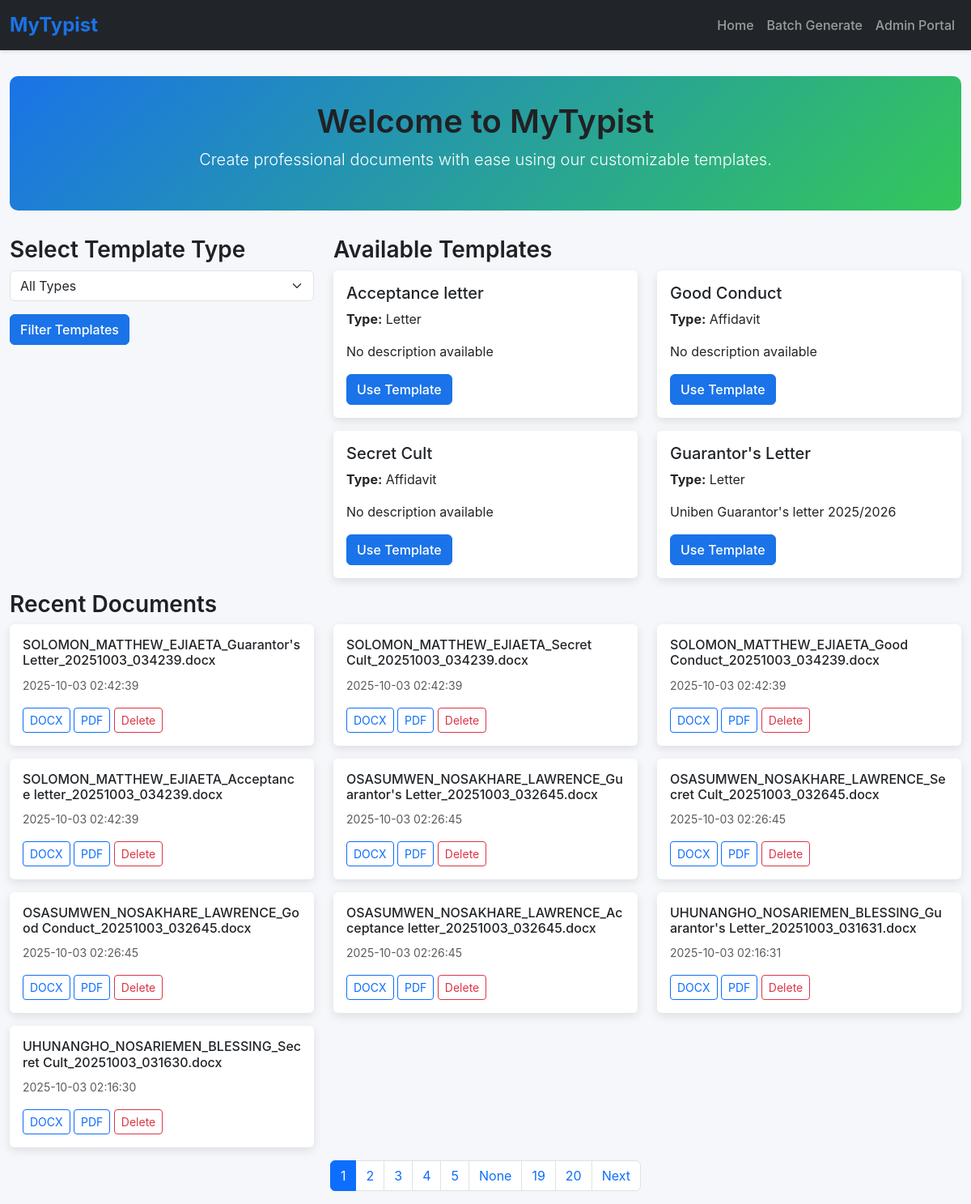
The app's page /, older data.
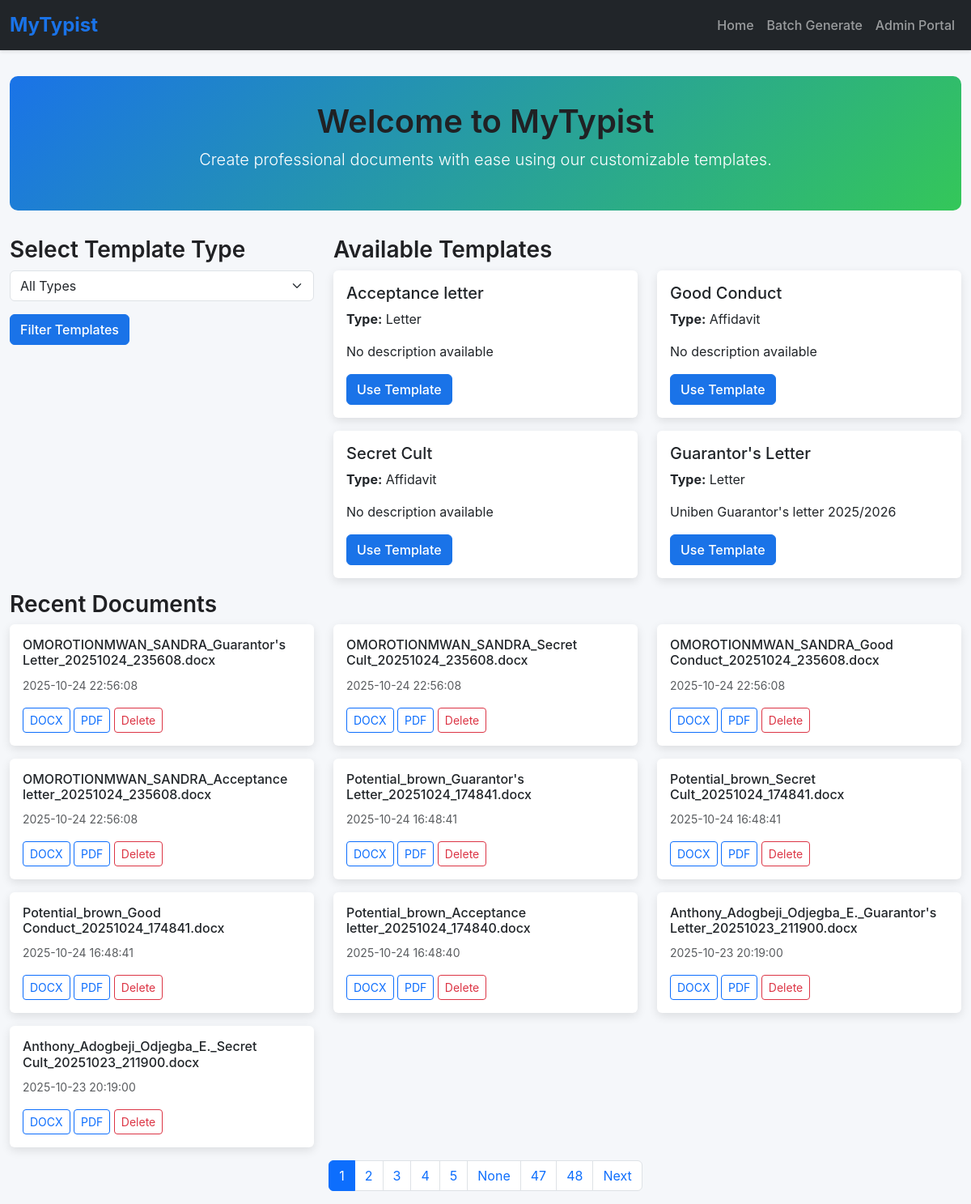
The same page, newer data.
### app.py (models this page shows)
class Template(db.Model):
    __tablename__ = 'template'
    id = db.Column(db.Integer, primary_key=True)
    name = db.Column(db.String(100), nullable=False)
    type = db.Column(db.String(50), nullable=False)
    file_path = db.Column(db.String(200), nullable=False)
    description = db.Column(db.Text)
    font_family = db.Column(db.String(50), default='Times New Roman')
    font_size = db.Column(db.Integer, default=12)
    margin_top = db.Column(db.Float, default=1.0)
    margin_bottom = db.Column(db.Float, default=1.0)
    margin_left = db.Column(db.Float, default=1.0)
    margin_right = db.Column(db.Float, default=1.0)
    default_line_spacing = db.Column(db.Float, default=1.0)
    is_active = db.Column(db.Boolean, default=True)
    created_at = db.Column(db.DateTime, default=lambda: datetime.now(timezone.utc))
    updated_at = db.Column(db.DateTime, default=lambda: datetime.now(timezone.utc),
                          onupdate=lambda: datetime.now(timezone.utc))
    placeholders = db.relationship('Placeholder', back_populates='template',
                                   cascade="all, delete-orphan")
    created_documents = db.relationship('CreatedDocument', back_populates='template',
                                        cascade="all, delete-orphan")

class CreatedDocument(db.Model):
    __tablename__ = 'created_document'
    id = db.Column(db.Integer, primary_key=True)
    template_id = db.Column(db.Integer, db.ForeignKey('template.id'), nullable=False)
    user_name = db.Column(db.String(100), nullable=False)
    user_email = db.Column(db.String(100))
    file_path = db.Column(db.String(200), nullable=False)
    original_filename = db.Column(db.String(200))
    file_size = db.Column(db.Integer)
    created_at = db.Column(db.DateTime, default=lambda: datetime.now(timezone.utc))
    batch_id = db.Column(db.String(50), nullable=True)
    user_inputs = db.Column(db.Text)  # JSON storage of inputs
    template = db.relationship('Template', back_populates='created_documents')

### app.py (the view)
@app.route('/')
@cache.cached(timeout=30)  # Cache for 30 seconds to improve performance
def index():
    page = request.args.get('page', 1, type=int)
    type_filter = request.args.get('type', '')
    query = Template.query.filter_by(is_active=True)
    if type_filter:
        query = query.filter_by(type=type_filter)
    types = cache.get('template_types')
    if types is None:
        types = [t[0] for t in db.session.query(Template.type).distinct().all()]
        cache.set('template_types', types, timeout=300)  # Cache for 5 minutes
    templates = query.with_entities(Template.id, Template.name, Template.type, Template.description).all()
    recent_docs = CreatedDocument.query.order_by(CreatedDocument.created_at.desc()).paginate(
        page=page, per_page=10, error_out=False
    )
    return render_template('index.html', types=types, templates=templates,
                         recent_docs=recent_docs, page=page, total_pages=recent_docs.pages)

### templates/index.html (shortened to what this page needs)
{% extends 'base.html' %}
{% block content %}
<div class="hero text-center">
    <h1>Welcome to MyTypist</h1>
    <p class="lead">Create professional documents with ease using our customizable templates.</p>
</div>
<div class="row">
    <div class="col-md-4 mb-4">
        <h3>Select Template Type</h3>
        <form method="GET" action="{{ url_for('index') }}">
            <div class="mb-3">
                <select name="type" class="form-select">
                    <option value="">All Types</option>
                </select>
            </div>
            <button type="submit" class="btn btn-primary">Filter Templates</button>
        </form>
    </div>
    <div class="col-md-8">
        <h3>Available Templates</h3>
        {% if templates %}
        <div class="row">
            {% for template in templates %}
            <div class="col-md-6 mb-3">
                <div class="card">
                    <div class="card-body">
                        <h5 class="card-title">{{ template.name }}</h5>
                        <p class="card-text"><strong>Type:</strong> {{ template.type }}</p>
                        <p class="card-text">{{ template.description or 'No description available' }}</p>
                        <a href="{{ url_for('create', template_id=template.id) }}" class="btn btn-primary">Use Template</a>
                    </div>
                </div>
            </div>
            {% endfor %}
        </div>
        {% else %}
        <p>No templates available. Please contact the administrator.</p>
        {% endif %}
    </div>
</div>
<h3>Recent Documents</h3>
{% if recent_docs.items %}
<div class="row">
    {% for doc in recent_docs.items %}
    <div class="col-md-4 mb-3">
        <div class="card">
            <div class="card-body">
                <h6 class="card-title">{{ doc.original_filename }}</h6>
                <p class="card-text"><small class="text-muted">{{ doc.created_at.strftime('%Y-%m-%d %H:%M:%S') }}</small></p>
                <a href="{{ url_for('download', document_id=doc.id, format='docx') }}" class="btn btn-sm btn-outline-primary">DOCX</a>
                <a href="{{ url_for('download', document_id=doc.id, format='pdf') }}" class="btn btn-sm btn-outline-primary">PDF</a>
                <a href="{{ url_for('delete_document', document_id=doc.id) }}" class="btn btn-sm btn-outline-danger">Delete</a>
            </div>
        </div>
    </div>
    {% endfor %}
</div>
{% else %}
<p>No recent documents.</p>
{% endif %}
{% if recent_docs.has_prev or recent_docs.has_next %}
<nav aria-label="Page navigation">
    <ul class="pagination justify-content-center">
        {% for p in recent_docs.iter_pages() %}
        <li class="page-item {% if p == recent_docs.page %}active{% endif %}">
            <a class="page-link" href="{{ url_for('index', page=p) }}">{{ p }}</a>
        </li>
        {% endfor %}
        {% if recent_docs.has_next %}
        <li class="page-item"><a class="page-link" href="{{ url_for('index', page=recent_docs.next_num) }}">Next</a></li>
        {% endif %}
    </ul>
</nav>
{% endif %}
{% endblock %}

Row changes from the older to the newer data that the page shows:
no longer on this page (row unchanged): CreatedDocument: original_filename "SOLOMON_MATTHEW_EJIAETA_Guarantor's Letter_20251003_034239.docx", created_at "2025-10-03 02:42:39"
no longer on this page (row unchanged): CreatedDocument: original_filename "SOLOMON_MATTHEW_EJIAETA_Secret Cult_20251003_034239.docx", created_at "2025-10-03 02:42:39"
no longer on this page (row unchanged): CreatedDocument: original_filename "SOLOMON_MATTHEW_EJIAETA_Good Conduct_20251003_034239.docx", created_at "2025-10-03 02:42:39"
no longer on this page (row unchanged): CreatedDocument: original_filename "SOLOMON_MATTHEW_EJIAETA_Acceptance letter_20251003_034239.docx", created_at "2025-10-03 02:42:39"
no longer on this page (row unchanged): CreatedDocument: original_filename "OSASUMWEN_NOSAKHARE_LAWRENCE_Guarantor's Letter_20251003_032645.docx", created_at "2025-10-03 02:26:45"
no longer on this page (row unchanged): CreatedDocument: original_filename "OSASUMWEN_NOSAKHARE_LAWRENCE_Secret Cult_20251003_032645.docx", created_at "2025-10-03 02:26:45"
no longer on this page (row unchanged): CreatedDocument: original_filename "OSASUMWEN_NOSAKHARE_LAWRENCE_Good Conduct_20251003_032645.docx", created_at "2025-10-03 02:26:45"
no longer on this page (row unchanged): CreatedDocument: original_filename "OSASUMWEN_NOSAKHARE_LAWRENCE_Acceptance letter_20251003_032645.docx", created_at "2025-10-03 02:26:45"
no longer on this page (row unchanged): CreatedDocument: original_filename "UHUNANGHO_NOSARIEMEN_BLESSING_Guarantor's Letter_20251003_031631.docx", created_at "2025-10-03 02:16:31"
no longer on this page (row unchanged): CreatedDocument: original_filename "UHUNANGHO_NOSARIEMEN_BLESSING_Secret Cult_20251003_031630.docx", created_at "2025-10-03 02:16:30"
added CreatedDocument: original_filename "OMOROTIONMWAN_SANDRA_Guarantor's Letter_20251024_235608.docx", created_at "2025-10-24 22:56:08"
added CreatedDocument: original_filename "OMOROTIONMWAN_SANDRA_Secret Cult_20251024_235608.docx", created_at "2025-10-24 22:56:08"
added CreatedDocument: original_filename "OMOROTIONMWAN_SANDRA_Good Conduct_20251024_235608.docx", created_at "2025-10-24 22:56:08"
added CreatedDocument: original_filename "OMOROTIONMWAN_SANDRA_Acceptance letter_20251024_235608.docx", created_at "2025-10-24 22:56:08"
added CreatedDocument: original_filename "Potential_brown_Guarantor's Letter_20251024_174841.docx", created_at "2025-10-24 16:48:41"
added CreatedDocument: original_filename "Potential_brown_Secret Cult_20251024_174841.docx", created_at "2025-10-24 16:48:41"
added CreatedDocument: original_filename "Potential_brown_Good Conduct_20251024_174841.docx", created_at "2025-10-24 16:48:41"
added CreatedDocument: original_filename "Potential_brown_Acceptance letter_20251024_174840.docx", created_at "2025-10-24 16:48:40"
added CreatedDocument: original_filename "Anthony_Adogbeji_Odjegba_E._Guarantor's Letter_20251023_211900.docx", created_at "2025-10-23 20:19:00"
added CreatedDocument: original_filename "Anthony_Adogbeji_Odjegba_E._Secret Cult_20251023_211900.docx", created_at "2025-10-23 20:19:00"
Text that changed along with them:
new list line: "47"
new list line: "48"
list line gone: "19"
list line gone: "20"
